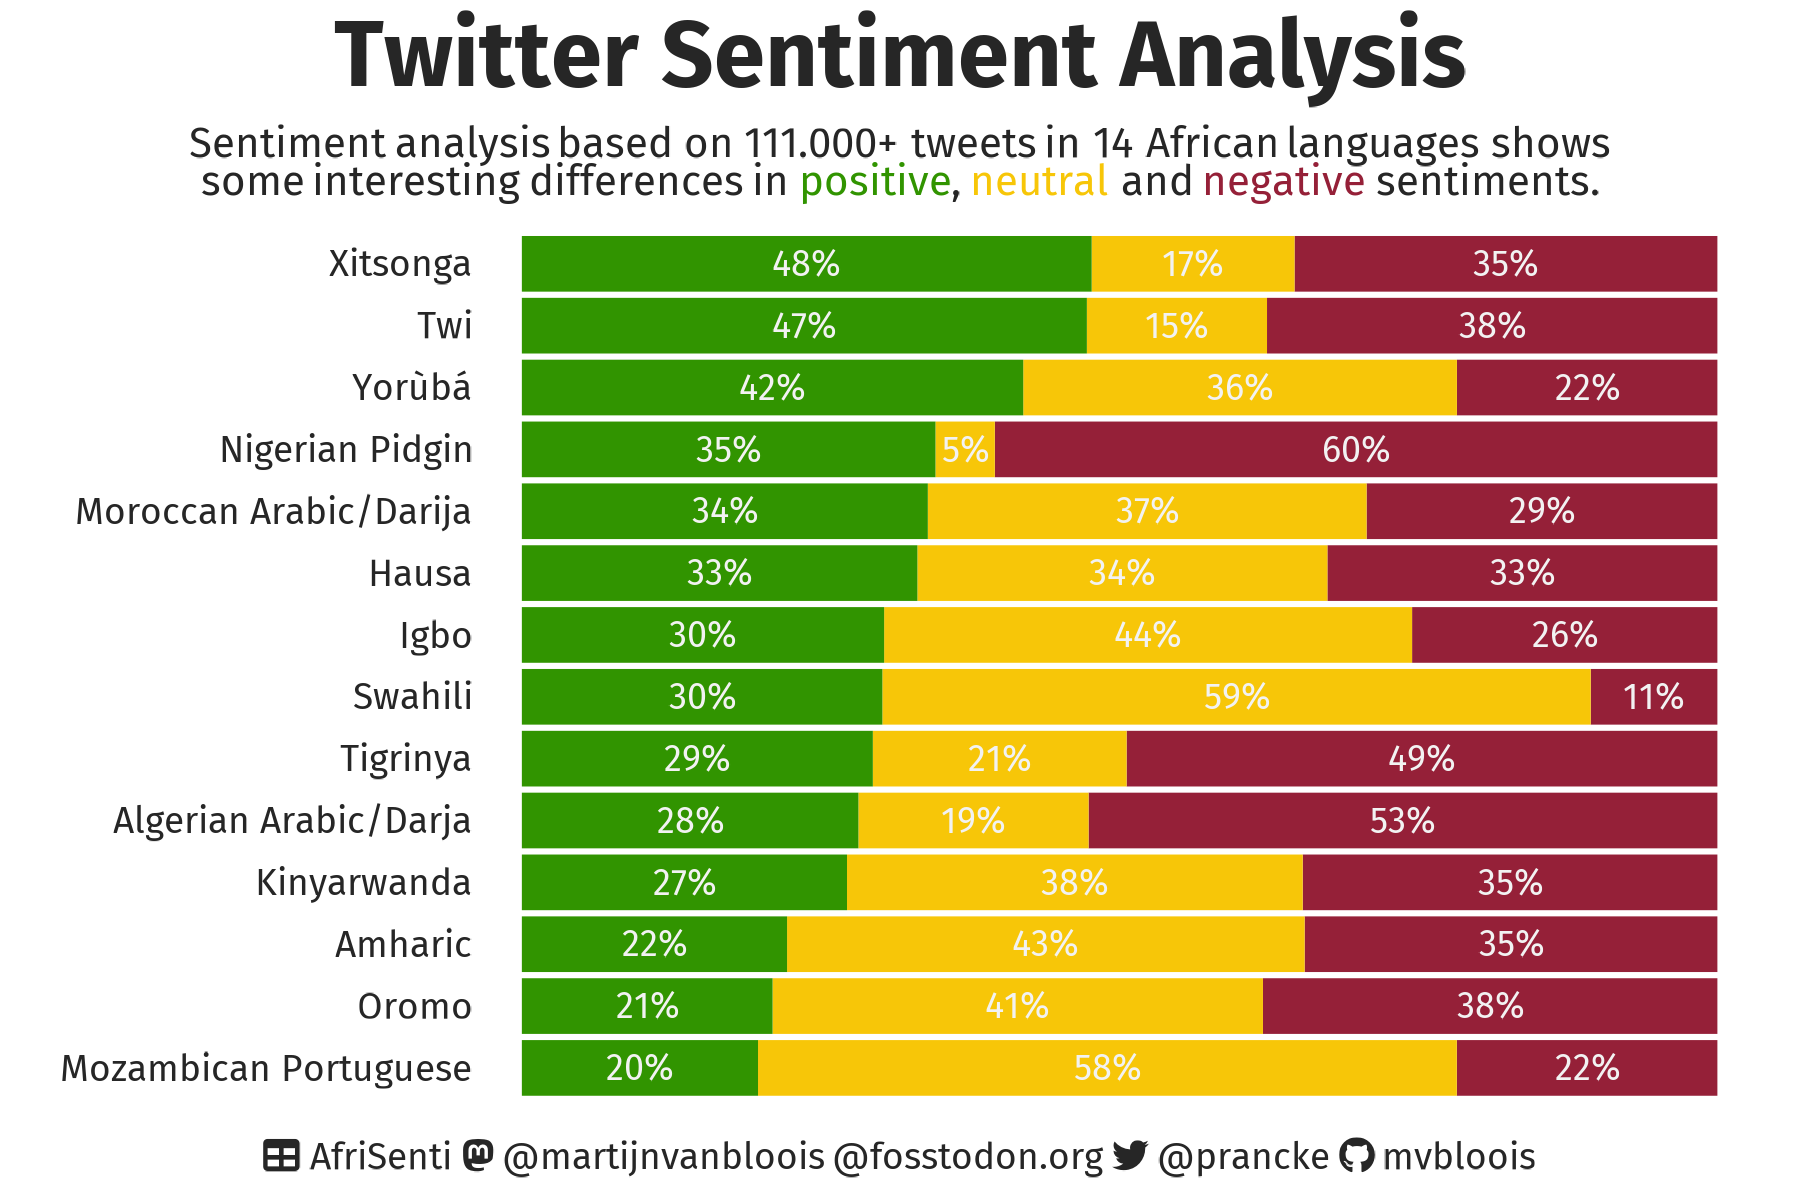

Source code (R):
library(tidyverse)
library(ggtext)
library(glue)
library(showtext)

font_add_google("Fira Sans", "firasans")
sysfonts::font_add(family = "fa-brands", regular = "./img/Font Awesome 6 Brands-Regular-400.otf")
sysfonts::font_add(family = "fa-solid", regular = "./img/fa-solid-900.ttf")
showtext_auto()
showtext_opts(dpi = 300)

txt <- "grey15"

table <- glue("<span style=\"font-family:fa-solid;color:{txt}\">&#xf0ce;</span>")
mastodon <- glue("<span style=\"font-family:fa-brands;color:{txt}\">&#xf4f6;</span>")
twitter <- glue("<span style=\"font-family:fa-brands;color:{txt}\">&#xf099;</span>")
github <- as.character(glue("<span style=\"font-family:fa-brands;color:{txt}\">&#xf09b;</span>"))
caption <- glue("{table} AfriSenti   {mastodon} @martijnvanbloois @fosstodon.org   {twitter} @prancke   {github} mvbloois")

tuesdata <- tidytuesdayR::tt_load(2023, week = 9)

afrisenti <- tuesdata$afrisenti
languages <- tuesdata$languages
language_scripts <- tuesdata$language_scripts
language_countries <- tuesdata$language_countries
country_regions <- tuesdata$country_regions

plotdata <- afrisenti %>% 
  count(language_iso_code, label) %>%
  group_by(language_iso_code) %>% 
  mutate(p = n / sum(n)) %>% 
  mutate(pos = max(ifelse(label == "positive", p, 0)),
         lab_pos = case_when(label == "negative" ~ 1 - (p/2),
                             label == "neutral" ~ pos + (p/2),
                             label == "positive" ~ p/2)) %>% 
  inner_join(
    languages,
    by = join_by(language_iso_code)
  ) 

subt <- paste0(
  "Sentiment analysis based on 111.000+ tweets in 14 African languages shows<br>",
  "some interesting differences in ",
  "<span style = 'color:#319400'>positive</span>, ",
  "<span style = 'color:#F7C608'>neutral</span> and ",
  "<span style = 'color:#952038'>negative</span> sentiments."
)

plotdata %>% 
  ggplot(aes(x = fct_reorder(language, pos),
             y = n,
             fill = label)) +
  geom_bar(position = "fill", stat = "identity",
           show.legend = FALSE) +
  geom_text(aes(y = lab_pos,
                label = scales::percent_format(accuracy = 1L)(p)),
            family = "firasans",
            size = 3,
            colour = "grey95") +
  scale_fill_manual(name = "sentiment",
                    values = c("#952038", "#F7C608", "#319400"),
                    guide = guide_legend(reverse = TRUE) ) +
  coord_flip() + 
  labs(x = NULL,
       y = NULL,
       title = "Twitter Sentiment Analysis",
       subtitle = str_wrap(subt, 80),
       caption = caption) +
  theme_minimal() +
  theme(
    text = element_text(family = "firasans",
                        colour = txt),
    axis.text.x = element_blank(),
    axis.text.y = element_text(family = "firasans",
                               colour = txt,
                               margin = margin(l = 10, r = -5)),
    panel.grid = element_blank(),
    legend.position = "bottom",
    plot.title.position = "plot",
    plot.caption.position = "plot",
    plot.title = element_text(size = 22,
                              face = "bold",
                              colour = txt,
                              hjust = 0.5),
    plot.subtitle = element_markdown(size = 10,
                                 hjust = 0.5),
    plot.caption = element_markdown(hjust = 0.5)
  )

ggsave("./2023/2023-09/african-language-sentiment.png", device = "png", dpi = 300,
        width = 6, height = 4, bg = "white")
